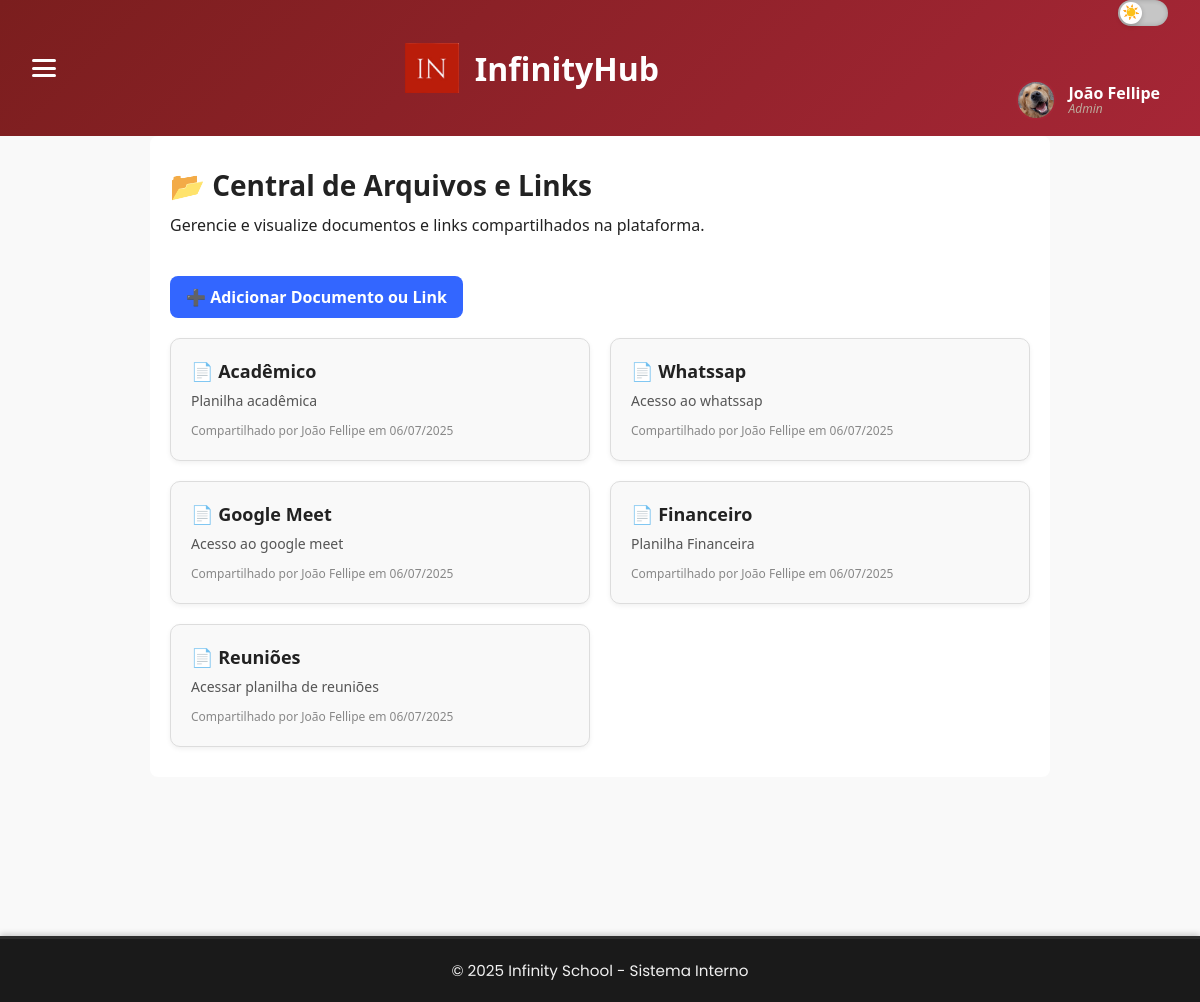
Page /central_arquivos (signed in) on the committed database.
### Infinity/models.py (models this page shows, shortened)
class User(database.Model, UserMixin):
    id = database.Column(database.Integer, primary_key=True)
    username = database.Column(database.String(80), nullable=False)
    email = database.Column(database.String(120), unique=True, nullable=False)
    password_hash = database.Column(database.String(128), nullable=False)
    cargo = database.Column(database.String(50))
    bio = database.Column(database.Text)
    photo_url = database.Column(database.String(255))
    flash_notes = database.relationship('FlashNote', back_populates='user', lazy=True)
    google_credentials = database.Column(database.Text)  # Para armazenar as credenciais como JSON

class File(database.Model):
    id = database.Column(database.Integer, primary_key=True)
    user_id = database.Column(database.Integer, database.ForeignKey('user.id'), nullable=False)
    title = database.Column(database.String(120), nullable=False)
    description = database.Column(database.Text, nullable=True)
    link = database.Column(database.String(255), nullable=False)
    uploaded_at = database.Column(database.DateTime, default=datetime.utcnow)
    user = database.relationship('User', backref='files')

### Infinity/routes.py (the view)
@app.route('/central_arquivos')
@login_required
def file_center():
    files = File.query.order_by(File.uploaded_at.desc()).all()
    form = FileUploadForm()
    return render_template('file_center.html', files=files, form=form, user=current_user)

### Infinity/models.py (called while the page is built)
@login_manager.user_loader
def load_user(user_id):
    return User.query.get(int(user_id))

### Infinity/templates/file_center.html (shortened to what this page needs)
{% extends "base.html" %}
{% block head_extra %}
<link rel="stylesheet" href="{{ url_for('static', filename='css/files/file_center.css') }}">
{% endblock %}
{% block content %}
<div class="main-content central-files">
    <section class="central-header">
        <h2>📂 Central de Arquivos e Links</h2>
        <p>Gerencie e visualize documentos e links compartilhados na plataforma.</p>
        <a href="{{ url_for('new_file') }}" class="btn-primary add-file-link">➕ Adicionar Documento ou Link</a>
    </section>
    <section class="file-list">
        {% if files %}
            <ul>
                {% for file in files %}
                <li>
                    <a href="{{ file.link }}" target="_blank">📄 {{ file.title }}</a>
                    <p>{{ file.description }}</p>
                    <small>Compartilhado por {{ file.user.username }} em {{ file.uploaded_at.strftime('%d/%m/%Y') }}</small>
                </li>
                {% endfor %}
            </ul>
        {% else %}
            <p>Nenhum documento ou link registrado ainda.</p>
        {% endif %}
    </section>
</div>
{% endblock %}

### Infinity/templates/base.html (shortened to what this page needs)
<!DOCTYPE html>
<html lang="pt-BR">
<head>
    <link rel="stylesheet" href="{{ url_for('static', filename='css/body/base.css') }}" />
    <link rel="stylesheet" href="{{ url_for('static', filename='css/body/header.css') }}" />
    {% block head_extra %}{% endblock %}
</head>
<body class="light">
    <header>
        {% include 'navbar.html' %}
        {% include 'menu.html' %}
    </header>
    <main>
        {% block content %}{% endblock %}
    </main>
    <footer>
        <p>&copy; 2025 Infinity School - Sistema Interno</p>
    </footer>
</body>
</html>

### Infinity/templates/navbar.html (shortened to what this page needs)
<nav class="navbar">
    <div class="hamburger" onclick="toggleMenu(this)">
        <div class="bar"></div><div class="bar"></div><div class="bar"></div>
    </div>
</nav>

### Infinity/templates/menu.html (shortened to what this page needs)
<div class="header-left">
    <img src="{{ url_for('static', filename='assets/images/logo.png') }}" alt="Logo Infinity" class="logo">
    <h1>InfinityHub</h1>
</div>
<div class="header-right">
    <div class="theme-toggle">
        <div class="theme-toggle" title="Alternar modo claro/escuro">
            <label for="toggle-dark" class="slider"></label>
        </div>
    </div>
    {% if current_user.is_authenticated %}
    <a href="{{ url_for('profile_user', username=user.username) }}" class="user-profile">
        <img src="{{ url_for('static', filename='assets/profile_pictures/' + (current_user.photo_url | default('default.png', true))) }}" alt="Foto de Perfil">
        <div class="user-info">
            <span>{{ current_user.username }}</span>
            <small>{{ current_user.cargo }}</small>
        </div>
    </a>
    {% endif %}
</div>

### Infinity/static/css/body/base.css (style rules this page uses)
:root { --color-1: #1e2021; --color-2: #bca99b; --color-3: #6e5f57; --color-4: #5ba5a9; --color-5: #306e70; --color-6: #a62636; --color-7: #1e232b; --color-8: #463a30; --color-9: #294763; --color-10: #194147; --bg-light: #f9f9f9; --bg-dark: #1e2021; --text-light: #1e2021; --text-dark: #f0f0f0; }
body { margin: 0; font-family: 'Poppins', sans-serif; transition: background 0.3s, color 0.3s; }
body.light { background-color: var(--bg-light); color: var(--text-light); }
header { display: flex; justify-content: space-between; align-items: center; padding: 1rem 2rem; background: linear-gradient(135deg, #7b1e1e, var(--color-6)); color: white; flex-wrap: wrap; height: 136px; }
main { min-height: 100vh; }
.header-left { display: flex; align-items: center; gap: 1rem; }
.logo { height: 50px; }
.header-right { display: flex; flex-direction: column; justify-content: center; align-items: flex-end; gap: 0.8rem; height: 100%; }
.theme-toggle { display: flex; align-items: center; justify-content: center; position: relative; width: 50px; height: 26px; cursor: pointer; margin-top: 0; }
.theme-toggle .slider { position: absolute; top: 0; left: 0; right: 0; bottom: 0; background-color: var(--color-3); border-radius: 15px; transition: background-color 0.3s; }
.theme-toggle .slider::before { content: ""; position: absolute; height: 20px; width: 20px; left: 3px; top: 3px; background-color: white; border-radius: 50%; transition: transform 0.3s; }
.theme-toggle { display: flex; align-items: center; gap: 12px; font-family: 'Poppins', sans-serif; font-weight: 600; color: inherit; user-select: none; margin-bottom: 25px; }
.theme-toggle .slider { position: relative; width: 50px; height: 26px; background-color: #c6c6c6; border-radius: 30px; transition: background-color 0.3s ease; box-shadow: inset 0 0 5px rgba(0,0,0,0.2); }
.theme-toggle .slider::before { content: "☀️"; position: absolute; width: 22px; height: 22px; left: 2px; top: 2px; background-color: white; border-radius: 50%; box-shadow: 0 2px 5px rgba(0,0,0,0.2); display: flex; align-items: center; justify-content: center; font-size: 14px; color: #f39c12; transition: transform 0.3s ease, content 0.3s ease; }
.theme-toggle label { cursor: pointer; font-size: 1rem; }
.user-profile { display: flex; align-items: center; gap: 0.8rem; text-decoration: none; color: inherit; transition: background-color 0.2s ease; padding: 0.25rem 0.5rem; border-radius: 6px; }
.user-profile img { width: 40px; height: 40px; border-radius: 50%; object-fit: cover; border: 2px solid var(--color-6); }
.user-info { display: flex; flex-direction: column; line-height: 1.1; }
.user-info span { font-weight: 600; font-size: 1rem; }
.user-info small { font-size: 0.75rem; color: var(--color-2); font-style: italic; }
footer { background-color: #1a1a1a; color: #f0f0f0; text-align: center; padding: 20px 15px; font-family: 'Poppins', sans-serif; font-size: 0.95rem; border-top: 3px solid #2c2c2c; box-shadow: 0 -2px 6px rgba(0, 0, 0, 0.2); }
footer p { margin: 0; }

### Infinity/static/css/body/header.css (style rules this page uses)
:root { --color-1: #1e2021; --color-2: #bca99b; --color-3: #6e5f57; --color-4: #5ba5a9; --color-5: #306e70; --color-6: #a62636; --color-7: #4a6daa; --color-8: #463a30; --color-9: #27221f; --color-10: #294763; --color-11: #194147; --bg-light: #f9f9f9; --bg-dark: #1e2021; --text-light: #1e2021; --text-dark: #f0f0f0; }
* { margin: 0; padding: 0; box-sizing: border-box; }
body { font-family: 'Segoe UI', sans-serif; background-color: #fff8f0; }
.navbar { display: flex; justify-content: space-between; align-items: center; position: relative; z-index: 1000; }
.logo { font-size: 1.5rem; font-weight: bold; color: white; }
.user-profile { text-decoration: none; color: white; }
.hamburger { display: flex; flex-direction: column; cursor: pointer; width: 24px; height: 18px; justify-content: space-between; z-index: 10001; }
.bar { height: 3px; width: 100%; background-color: white; border-radius: 5px; transition: all 0.4s ease; }

### rows in the picture
User: photo_url (picture), username "João Fellipe", cargo "Admin"
File: title "Acadêmico", description "Planilha acadêmica", user.username "João Fellipe", uploaded_at "06/07/2025"
File: title "Whatssap", description "Acesso ao whatssap", user.username "João Fellipe", uploaded_at "06/07/2025"
File: title "Google Meet", description "Acesso ao google meet", user.username "João Fellipe", uploaded_at "06/07/2025"
File: title "Financeiro", description "Planilha Financeira", user.username "João Fellipe", uploaded_at "06/07/2025"
File: title "Reuniões", description "Acessar planilha de reuniões", user.username "João Fellipe", uploaded_at "06/07/2025"
